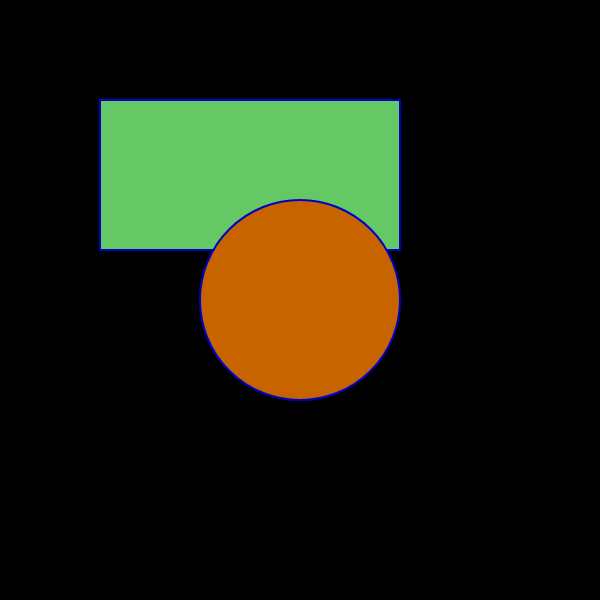
Frame 1 (no input)
Frame 60 (no input): identical to frame 1, image omitted
Frame 120 (the mouse pressed at the canvas centre since frame 60): identical to frame 1, image omitted

The p5.js sketch that drew this single still picture (run headless with seeded random() and noise() and a simulated clock; from frame 60 on, the mouse is pressed at the canvas centre):

// p5.js sketch
// ── sketch.js
function setup() {
  //create a frame/space to put your drawing in
  createCanvas(600,600);
  
  background(0);
  
  //set the color and weight of the border line
  strokeWeight(2);
  stroke(0,0,200);
  
  //the rectangle
  fill(100,200,100);
  rect(100,100,300,150);
  
  //the circle
  fill(200,100,0);
  ellipse(300,300,200,200);
  
  
}

function draw() {
  
}
